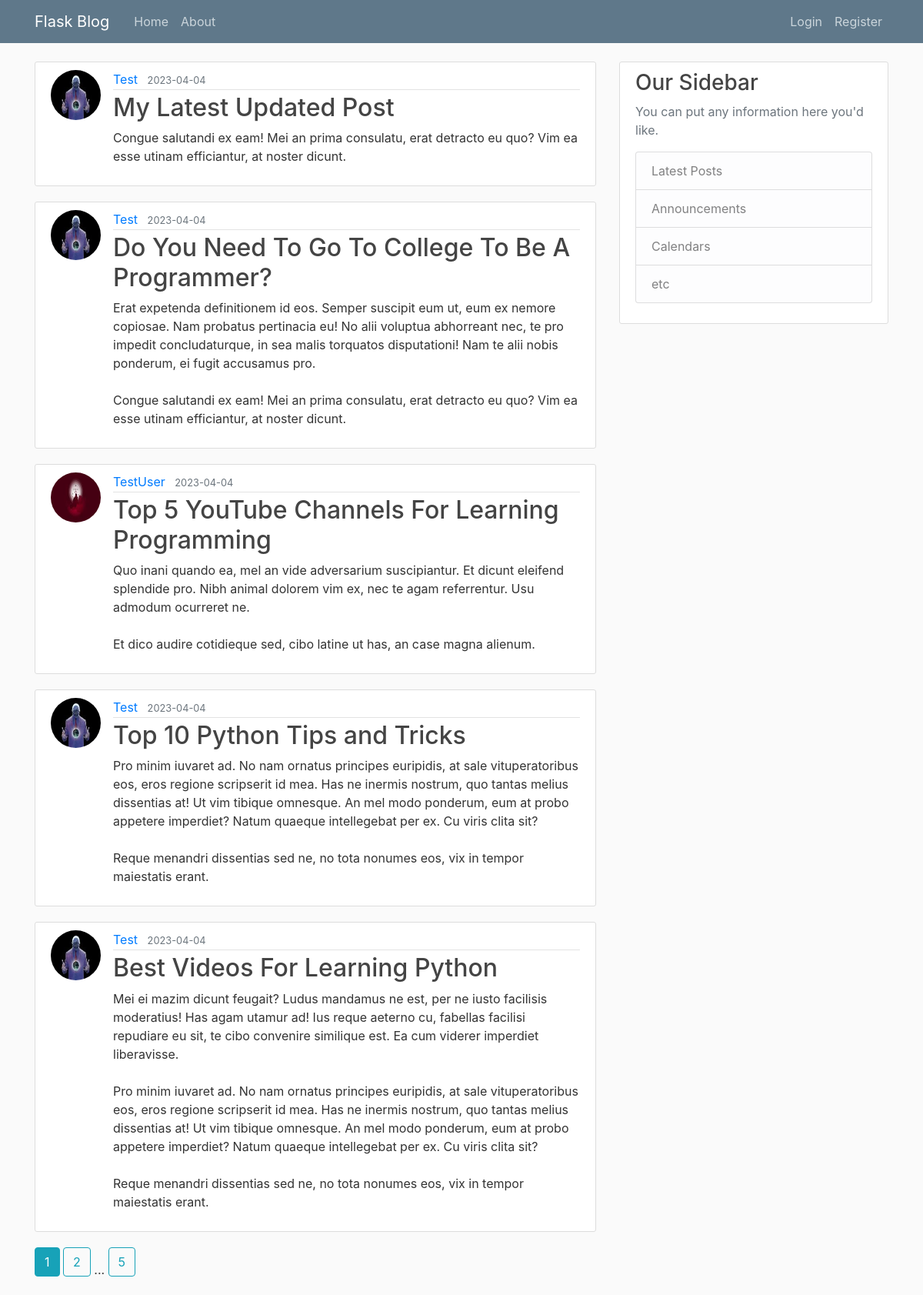
The page /home on the database its author committed.
### flaskblog/models.py (models this page shows, shortened)
class Post(db.Model):
    id = db.Column(db.Integer, primary_key=True)
    title = db.Column(db.String(100), nullable=False)
    date_posted = db.Column(db.DateTime, nullable=False, default=datetime.utcnow)
    content = db.Column(db.Text, nullable=False)
    user_id = db.Column(db.Integer, db.ForeignKey('user.id'), nullable=False)

class User(db.Model, UserMixin):
    id = db.Column(db.Integer, primary_key=True)
    username = db.Column(db.String(20), unique=True, nullable=False)
    email = db.Column(db.String(120), unique=True, nullable=False)
    image_file = db.Column(db.String(20), nullable=False, default='default.jpg')
    password = db.Column(db.String(60), nullable=False)
    posts = db.relationship('Post', backref='author', lazy=True)

### flaskblog/routes.py (the view)
@app.route("/")
@app.route("/home")
def home():
    page = request.args.get('page', 1, type=int)
    posts = Post.query.order_by(Post.date_posted.desc()).paginate(page=page, per_page=5)
    return render_template('home.html', posts=posts)

### flaskblog/templates/home.html
{% extends "base.html" %}
{% block content %}
    {% for post in posts.items %}
        <article class="media content-section">
          <img class="rounded-circle article-img" src="{{ url_for('static', filename='profile_pics/' + post.author.image_file) }}">
          <div class="media-body">
            <div class="article-metadata">
              <a class="mr-2" href="{{ url_for('user_posts', username=post.author.username) }}">{{ post.author.username }}</a>
              <small class="text-muted">{{ post.date_posted.strftime('%Y-%m-%d') }}</small>
            </div>
            <h2><a class="article-title" href="{{ url_for('post', post_id=post.id) }}">{{ post.title }}</a></h2>
            <p class="article-content">{{ post.content }}</p>
          </div>
        </article>
    {% endfor %}
    {% for page_num in posts.iter_pages(left_edge=1, right_edge=1, left_current=1, right_current=1) %}
      {% if page_num %}
        {% if posts.page == page_num %}
          <a class="btn btn-info mb-4" href="{{ url_for('home', page=page_num) }}">{{ page_num }}</a>
        {% else %}
          <a class="btn btn-outline-info mb-4" href="{{ url_for('home', page=page_num) }}">{{ page_num }}</a>
        {% endif %}
      {% else %}
        ...
      {% endif %}
    {% endfor %}
{% endblock content %}

### flaskblog/templates/base.html (shortened to what this page needs)
<!DOCTYPE html>
<html>
<head>
    <link rel="stylesheet" href="https://maxcdn.bootstrapcdn.com/bootstrap/4.0.0/css/bootstrap.min.css">
    <link rel="stylesheet" type="text/css" href="{{ url_for('static', filename='main.css') }}">
</head>
<body>
    <header class="site-header">
      <nav class="navbar navbar-expand-md navbar-dark bg-steel fixed-top">
        <div class="container">
          <a class="navbar-brand mr-4" href="/">Flask Blog</a>
          <div class="collapse navbar-collapse" id="navbarToggle">
            <div class="navbar-nav mr-auto">
              <a class="nav-item nav-link" href="{{ url_for('home') }}">Home</a>
              <a class="nav-item nav-link" href="{{ url_for('about') }}">About</a>
            </div>
            <div class="navbar-nav">
              {% if current_user.is_authenticated %}
                <a class="nav-item nav-link" href="{{ url_for('new_post') }}">New Post</a>
                <a class="nav-item nav-link" href="{{ url_for('account') }}">Account</a>
                <a class="nav-item nav-link" href="{{ url_for('logout') }}">Logout</a>
              {% else %}
                <a class="nav-item nav-link" href="{{ url_for('login') }}">Login</a>
                <a class="nav-item nav-link" href="{{ url_for('register') }}">Register</a>
              {% endif %}
              </div>
          </div>
        </div>
      </nav>
    </header>
    <main role="main" class="container">
      <div class="row">
        <div class="col-md-8">
          {% block content %}{% endblock %}
        </div>
        <div class="col-md-4">
          <div class="content-section">
            <h3>Our Sidebar</h3>
            <p class='text-muted'>You can put any information here you'd like.
              <ul class="list-group">
                <li class="list-group-item list-group-item-light">Latest Posts</li>
                <li class="list-group-item list-group-item-light">Announcements</li>
                <li class="list-group-item list-group-item-light">Calendars</li>
                <li class="list-group-item list-group-item-light">etc</li>
              </ul>
            </p>
          </div>
        </div>
      </div>
    </main>
</body>
</html>

### flaskblog/static/main.css (style rules this page uses)
body { background: #fafafa; color: #333333; margin-top: 5rem; }
h1, h2, h3, h4, h5, h6 { color: #444444; }
.bg-steel { background-color: #5f788a; }
.site-header .navbar-nav .nav-link { color: #cbd5db; }
.content-section { background: #ffffff; padding: 10px 20px; border: 1px solid #dddddd; border-radius: 3px; margin-bottom: 20px; }
.article-title { color: #444444; }
.article-content { white-space: pre-line; }
.article-img { height: 65px; width: 65px; margin-right: 16px; }
.article-metadata { padding-bottom: 1px; margin-bottom: 4px; border-bottom: 1px solid #e3e3e3 }

### rows shown on the page
Post: image_file (picture), author.username "Test", date_posted "2023-04-04", title "My Latest Updated Post", content "Congue salutandi ex eam! Mei an prima consulatu, erat detracto eu quo? Vim ea esse utinam efficiantur, at noster dicunt."
Post: image_file (picture), author.username "Test", date_posted "2023-04-04", title "Do You Need To Go To College To Be A Programmer?", content "Erat expetenda definitionem id eos. Semper suscipit eum ut, eum ex nemore copiosae. Nam probatus pertinacia eu! No alii voluptua abhorreant nec, te pro impedit concludaturque, in sea malis torquatos disputationi! Nam te alii nobis ponderum, ei fugit accusamus pro. Congue salutandi ex eam! Mei an prima consulatu, erat detracto eu quo? Vim ea esse utinam efficiantur, at noster dicunt."
Post: image_file (picture), author.username "TestUser", date_posted "2023-04-04", title "Top 5 YouTube Channels For Learning Programming", content "Quo inani quando ea, mel an vide adversarium suscipiantur. Et dicunt eleifend splendide pro. Nibh animal dolorem vim ex, nec te agam referrentur. Usu admodum ocurreret ne. Et dico audire cotidieque sed, cibo latine ut has, an case magna alienum."
Post: image_file (picture), author.username "Test", date_posted "2023-04-04", title "Top 10 Python Tips and Tricks", content "Pro minim iuvaret ad. No nam ornatus principes euripidis, at sale vituperatoribus eos, eros regione scripserit id mea. Has ne inermis nostrum, quo tantas melius dissentias at! Ut vim tibique omnesque. An mel modo ponderum, eum at probo appetere imperdiet? Natum quaeque intellegebat per ex. Cu viris clita sit? Reque menandri dissentias sed ne, no tota nonumes eos, vix in tempor maiestatis erant."
Post: image_file (picture), author.username "Test", date_posted "2023-04-04", title "Best Videos For Learning Python", content "Mei ei mazim dicunt feugait? Ludus mandamus ne est, per ne iusto facilisis moderatius! Has agam utamur ad! Ius reque aeterno cu, fabellas facilisi repudiare eu sit, te cibo convenire similique est. Ea cum viderer imperdiet liberavisse. Pro minim iuvaret ad. No nam ornatus principes euripidis, at sale vituperatoribus eos, eros regione scripserit id mea. Has ne inermis nostrum, quo tantas melius dissentias at! Ut vim tibique omnesque. An mel modo ponderum, eum at probo appetere imperdiet? Natum quaeque intellegebat per ex. Cu viris clita sit? Reque menandri dissentias sed ne, no tota nonumes eos, vix in tempor maiestatis erant."

### other values the page prints
{{ page_num }} "1"
{{ page_num }} "2" "5"
